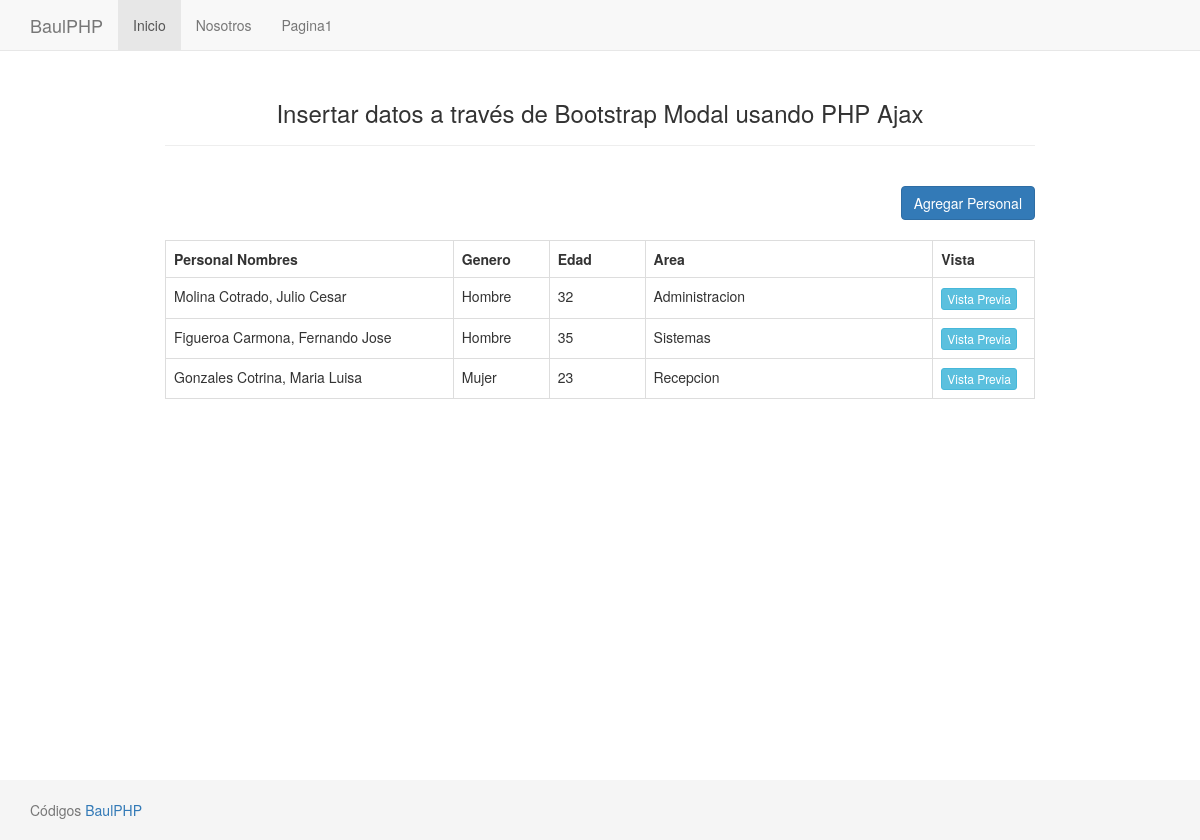
Screenshot of /Anterior-index.php with the database file from the repository.
### tables this page shows
CREATE TABLE `personal` (
  `id` int(11) NOT NULL AUTO_INCREMENT,
  `nombres` varchar(90) NOT NULL,
  `direccion` text NOT NULL,
  `genero` varchar(20) NOT NULL,
  `designado` varchar(100) NOT NULL,
  `edad` int(11) NOT NULL,
  `image` varchar(100) NULL,
  PRIMARY KEY (`id`) 
);

### Anterior-index.php (the view, shortened to what this page needs)
 <?php
$connect = mysqli_connect("localhost", "root", "", "definitivaap");
$query = "SELECT * FROM personal ORDER BY id DESC";
$result = mysqli_query($connect, $query);
 ?>
<!DOCTYPE html>
<html>
 <head>
  <link rel="stylesheet" href="https://maxcdn.bootstrapcdn.com/bootstrap/3.3.6/css/bootstrap.min.css" />
    <link href="assets/css/sticky-footer-navbar.css" rel="stylesheet">
 </head>
 <body>
    <nav class="navbar navbar-default navbar-fixed-top">
      <div class="container">
        <div class="navbar-header">
          <a class="navbar-brand" href="#">BaulPHP</a>
        </div>
        <div id="navbar" class="collapse navbar-collapse">
          <ul class="nav navbar-nav">
            <li class="active"><a href="#">Inicio</a></li>
            <li><a href="#about">Nosotros</a></li>
            <li><a href="pagina1.php">Pagina1</a></li>
          </ul>
        </div>
      </div>
    </nav>
    <div class="container" style=" width:900px">
      <div class="page-header">
         <h3 align="center">Insertar datos a través de Bootstrap Modal usando PHP Ajax</h3>
      </div>
   <br/>
   <div class="table-responsive">
    <div align="right">
     <button type="button" name="age" id="age" data-toggle="modal" data-target="#add_data_Modal" class="btn btn-primary">Agregar Personal</button>
    </div>
    <br />
    <div id="employee_table">
     <table class="table table-bordered">
      <tr>
       <th width="30%">Personal Nombres</th>
       <th width="10%">Genero</th>
       <th width="10%">Edad</th>
       <th width="30%">Area</th>
       <th width="10%">Vista</th>
      </tr>
      <?php
      while($row = mysqli_fetch_array($result))
      {
      ?>
      <tr>
       <td><?php echo $row["nombres"]; ?></td>
       <td><?php echo $row["genero"]; ?></td>
       <td><?php echo $row["edad"]; ?></td>
       <td><?php echo $row["designado"]; ?></td>
       <td><input type="button" name="view" value="Vista Previa" id="<?php echo $row["id"]; ?>" class="btn btn-info btn-xs view_data" /></td>
      </tr>
      <?php
      }
      ?>
     </table>
    </div>
   </div>
  </div>
    <footer class="footer">
      <div class="container">
        <p class="text-muted">Códigos <a href="https://www.baulphp.com/" target="_blank">BaulPHP</a></p>
      </div>
    </footer>
 </body>
</html>

### assets/css/sticky-footer-navbar.css (style rules this page uses)
html { position: relative; min-height: 100%; }
body { margin-bottom: 60px; }
.footer { position: absolute; bottom: 0; width: 100%; height: 60px; line-height: 60px; background-color: #f5f5f5; }
body > .container { padding: 60px 15px 0; }
.footer > .container { padding-right: 15px; padding-left: 15px; }

### rows the page displays
personal: nombres "Molina Cotrado, Julio Cesar", genero "Hombre", edad "32", designado "Administracion"
personal: nombres "Figueroa Carmona, Fernando Jose", genero "Hombre", edad "35", designado "Sistemas"
personal: nombres "Gonzales Cotrina, Maria Luisa", genero "Mujer", edad "23", designado "Recepcion"
